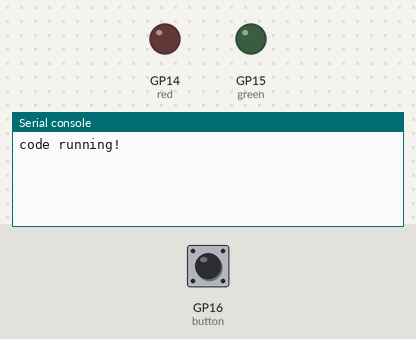
This program was run on a simulated Raspberry Pi Pico running CircuitPython. Shown: output pins drawn as LEDs (lit = HIGH), the last lines printed to the serial console. The inputs (shaded band) are chosen by the test bench; at power-on: GP16 (button) HIGH.

Above: at 1.2 s.
1.3 s: GP16 (button) pulled LOW for 0.15 s
At 2.0 s:
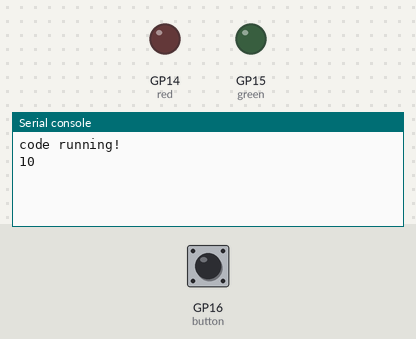
3.8 s: GP16 (button) pulled LOW for 1 s
At 5.5 s:
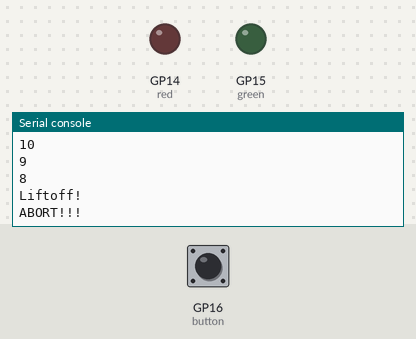

Measured:
- after the input at 1.3 s, the serial console: prints a new line at once (image 1)
- after the input at 3.8 s, the serial console: prints a new line after 0.50 s (image 2)

The program:

launchpad_part_three.py
```python
#type:ignore
import board
import time
import digitalio

red = digitalio.DigitalInOut(board.GP14) #sets pin to connect red LED to board
red.direction = digitalio.Direction.OUTPUT #sets pin type
green = digitalio.DigitalInOut(board.GP15) #sets pin to connect green LED to board
green.direction = digitalio.Direction.OUTPUT #sets pin type
button = digitalio.DigitalInOut(board.GP16) #sets pin to connect button to board
button.pull = digitalio.Pull.UP

print("code running!")
state = "waiting"
while True:
    if state == "waiting":
        red.value = False
        green.value = False
        if button.value == False: #if button is pressed...
            state = "countdown"
    if state == "countdown":
        for i in range(10, 0, -1): #creates a range of numbers from 10 to 0, but does not include 0 in the list; also indicates that we're counting down by 1
            red.value = True #turns red LED o
            green.value = False #turns green LED off
            print(i) #prints the current value of the counter
            red.value = False #turns red LED off
            time.sleep(1) #waites for 1 second before repeating
            if button.value == False:
                state = "abort"
                break
        print("Liftoff!") #prints the phrase "Liftoff!" one second after we exit the range of numbers in the for-loop
        green.value = True #turns green LED on
    if state == "abort":
        print("ABORT!!!")
        red.value = False
        green.value = False
        state = "waiting"
        time.sleep(1)
```
